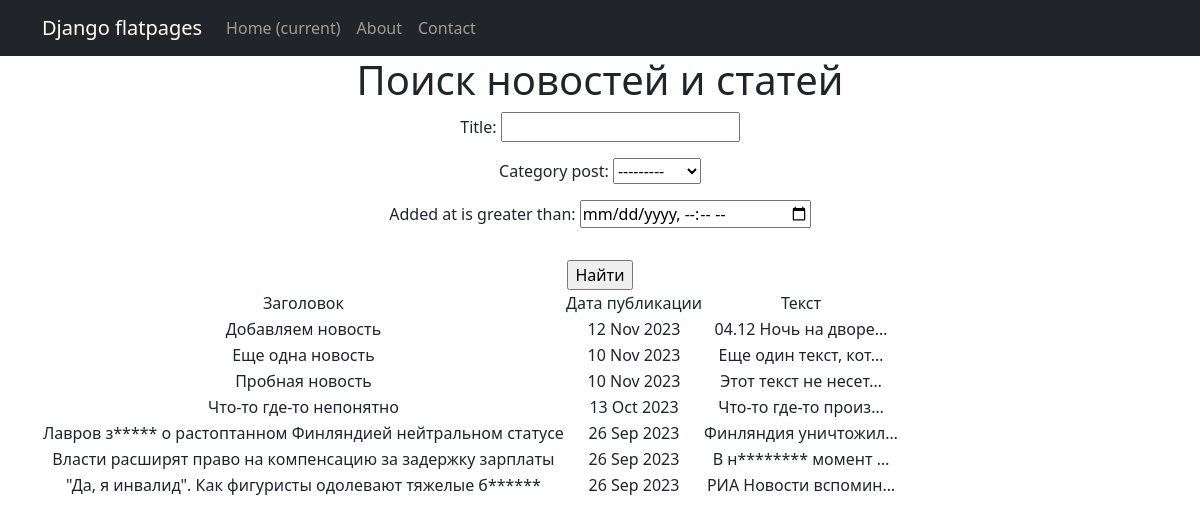
Page /news/search/ on the earlier database version.
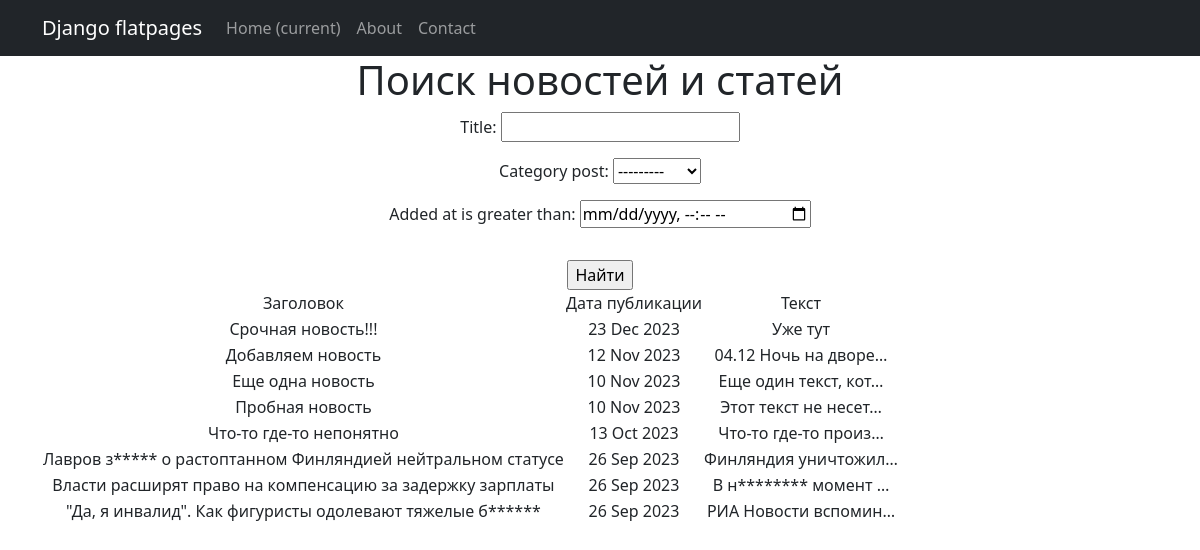
Same page on the later database version.
### NewsPortal/models.py (models this page shows, shortened)
class Post(models.Model):
    NEWS = 'NW'
    ARTICLE = 'AR'
    CATEGORY = [(NEWS, 'Новость'),
                (ARTICLE, 'Статья')
                ]
    category_post = models.CharField(max_length=2, choices=CATEGORY, default=ARTICLE)
    date_time = models.DateTimeField(auto_now_add=True)
    title = models.CharField(max_length=255)
    text = models.TextField()
    rating = models.SmallIntegerField(default=0)
    added_at = models.DateTimeField(auto_now=True)
    author = models.ForeignKey(Author, on_delete=models.CASCADE)
    category = models.ManyToManyField(Category, through='PostCategory', related_name='article')

### NewsPortal/views.py (the view)
# urls.py: path('search/', PostSearch.as_view(), name='post_search'),
class PostSearch(ListView):
    model = Post
    ordering = '-date_time'
    template_name = 'news_search.html'
    context_object_name = 'news'
    paginate_by = 10
    def get_queryset(self):
        queryset = super().get_queryset()
        self.filterset = PostFilter(self.request.GET, queryset)
        return self.filterset.qs
    def get_context_data(self, **kwargs):
        context = super().get_context_data(**kwargs)
        context['filterset'] = self.filterset
        return context

### NewsPortal/templatetags/custom_filters.py (called while the page is built)
@register.filter()
def censor(text):
    words = text.split()
    censor_list = []
    for word in words:
        if word.lower() in bad_words:
            censor_word = word[0] + '*' * (len(word) - 1)
            censor_list.append(censor_word)
        else:
            censor_list.append(word)
    return ' '.join(censor_list)

### templates/news_search.html (shortened to what this page needs)
{% extends 'flatpages/default.html'%}
{% load custom_filters %}
{% block content %}
    <h1>Поиск новостей и статей</h1>
    <form action="" method="get">
        {{ filterset.form.as_p }}
        <input type="submit" class="mt-3 btn-primary" value="Найти"/>
    </form>
    {% if news %}
        <table>
            <tr>
                <td>Заголовок</td>
                <td>Дата публикации</td>
                <td>Текст</td>
            </tr>
            {% for i in news %}
            <tr>
                <td>{{ i.title|censor }}</td>
                <td>{{ i.date_time|date:'d M Y' }}</td>
                <td>{{ i.text|truncatechars:20|censor }}</td>
            </tr>
            {% endfor %}
        </table>
    {% else %}
        Новостей нет!
    {% endif %}
{% endblock content %}

Differences in the rows shown:
added Post: title|censor "Срочная новость!!!", date_time "23 Dec 2023", text|censor "Уже тут"
